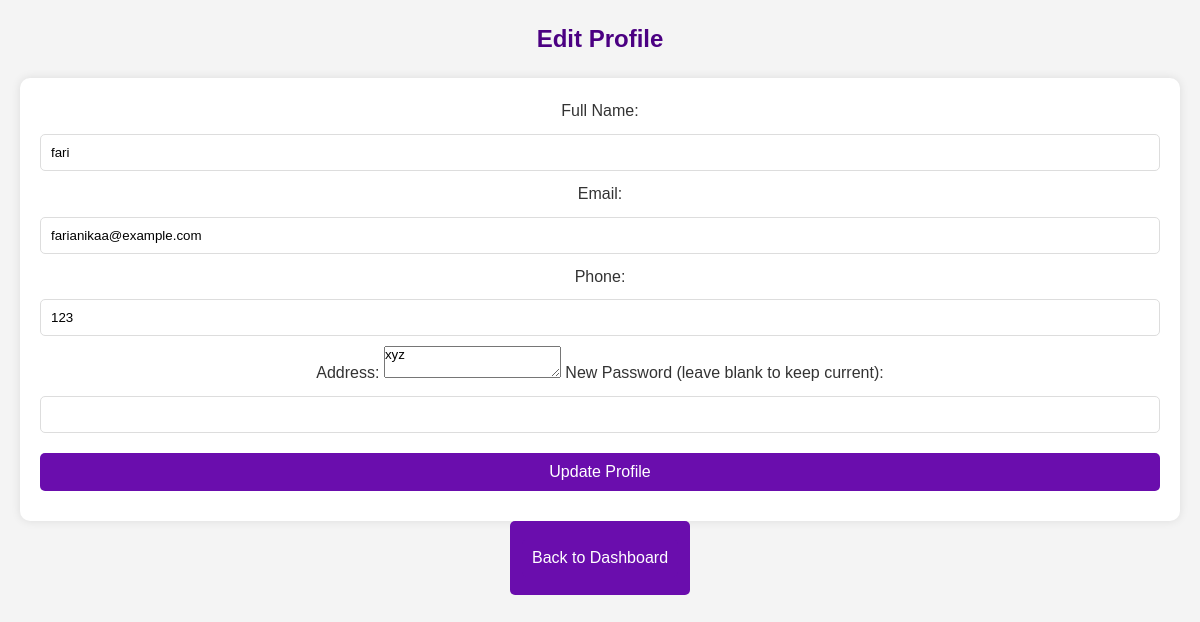
The app's page /edit_profile.php (signed in) with its own data.
### tables this page shows
CREATE TABLE `customers` (
  `customer_id` int(11) NOT NULL,
  `name` varchar(255) NOT NULL,
  `email` varchar(255) NOT NULL,
  `phone` varchar(15) DEFAULT NULL,
  `address` text DEFAULT NULL,
  `created_at` timestamp NOT NULL DEFAULT current_timestamp(),
  `password` varchar(255) NOT NULL
);

### edit_profile.php (the view, shortened to what this page needs)
<?php
include('db_connection.php');
$user_id = $_SESSION['user_id'];
$customer_query = mysqli_query($conn, "SELECT * FROM customers WHERE customer_id = '$user_id'");
$customer = mysqli_fetch_assoc($customer_query);
?>
<!DOCTYPE html>
<html lang="en">
<head>
    <link rel="stylesheet" href="style.css">
</head>
<body>
<h2>Edit Profile</h2>
<form method="POST">
    <label for="name">Full Name:</label>
    <input type="text" name="name" value="<?= htmlspecialchars($customer['name']) ?>" required>
    <label for="email">Email:</label>
    <input type="email" name="email" value="<?= htmlspecialchars($customer['email']) ?>" required>
    <label for="phone">Phone:</label>
    <input type="text" name="phone" value="<?= htmlspecialchars($customer['phone'] ?? '') ?>">
    <label for="address">Address:</label>
    <textarea name="address"><?= htmlspecialchars($customer['address'] ?? '') ?></textarea>
    <label for="password">New Password (leave blank to keep current):</label>
    <input type="password" name="password">
    <button type="submit">Update Profile</button>
</form>
<a href="customer_dashboard.php"><button>Back to Dashboard</button></a>
</body>
</html>

### style.css (style rules this page uses)
* { margin: 0; padding: 0; box-sizing: border-box; font-family: 'Arial', sans-serif; }
body { background-color: #f4f4f4; color: #333; line-height: 1.6; text-align: center; padding: 20px; }
h2 { color: #4B0082; margin-bottom: 20px; }
a { text-decoration: none; color: white; padding: 8px 12px; background: #6A0DAD; border-radius: 5px; display: inline-block; }
form { margin-top: 20px; background: white; padding: 20px; border-radius: 10px; box-shadow: 0px 0px 10px rgba(0, 0, 0, 0.1); }
input, button { width: 100%; padding: 10px; margin: 10px 0; border-radius: 5px; border: 1px solid #ddd; }
button { background: #6A0DAD; color: white; border: none; cursor: pointer; font-size: 16px; }

### records on screen
customers: name "fari", email "farianikaa@example.com", phone "123", address "xyz"
